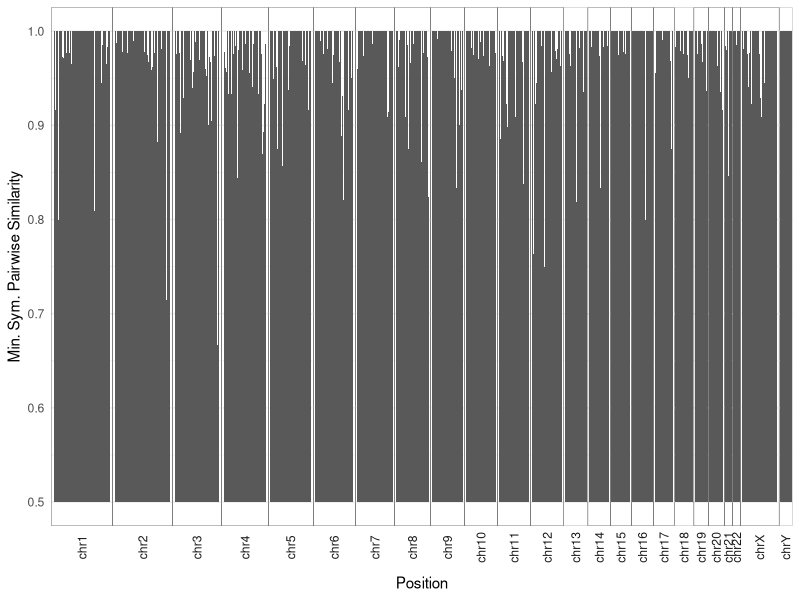

This chart was generated by the following R code:
# ==============================================================================
# Environment
# ==============================================================================
suppressMessages(library("data.table"))
suppressMessages(library("ggplot2"))
suppressMessages(library("grid"))

CHRS = paste0("chr", c(1:22, "X", "Y"))
CHRS = factor(CHRS, levels = CHRS, ordered = TRUE)

# ==============================================================================
# Data
# ==============================================================================
# read minimum pairwise symmetric similarity
mpss = fread("TAD-comparisons/w_30.40000bp.similarity.tsv")
mpss[, chr_nat := factor(chr, levels = CHRS)]

# ==============================================================================
# Plots
# ==============================================================================
gg = (
    ggplot(data = mpss)
    # 0.5 minimum since that's the minimum cutoff for similarity
    + geom_rect(aes(xmin = start, ymin = 0.5, xmax = end, ymax = similarity))
    + labs(x = "Position", y = "Min. Sym. Pairwise Similarity")
    + facet_grid(. ~ chr_nat, switch = "x", scales = "free_x", space = "free")
    + theme_minimal()
    + theme(
        panel.spacing = unit(0, "lines"),
        panel.border = element_rect(size = 0.1, colour = "black", fill = NA),
        strip.text.x = element_text(angle=90, hjust=0.5, vjust=0.5),
        axis.text.x = element_blank(),
        panel.grid.major.x = element_blank(),
        panel.grid.minor.x = element_blank()
    )
)

ggsave(
    "Plots/tad-similarity-track.png",
    height = 12,
    width = 20,
    units = "cm"
)
